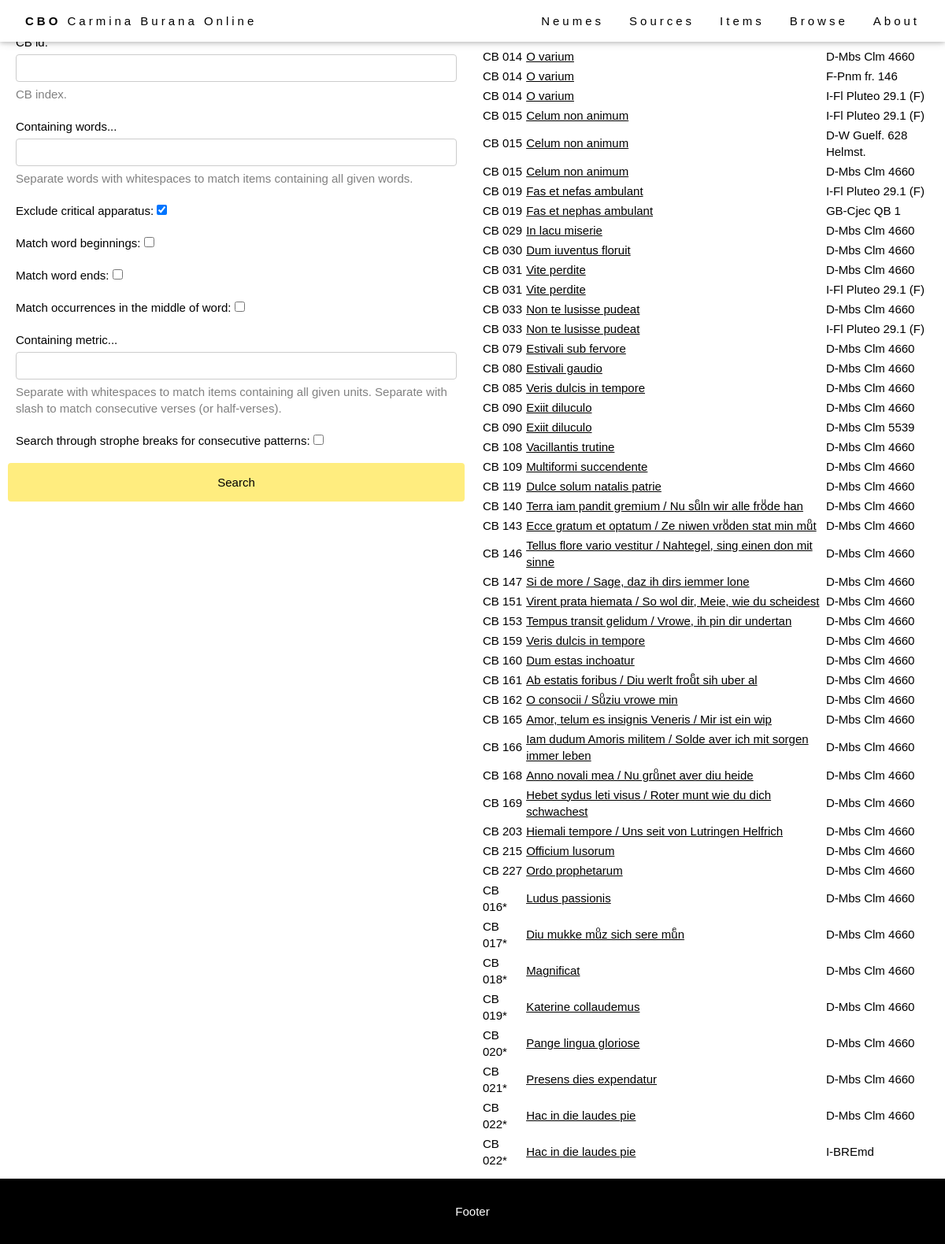
/browse/browse-item/, run on an earlier commit of the app's database.
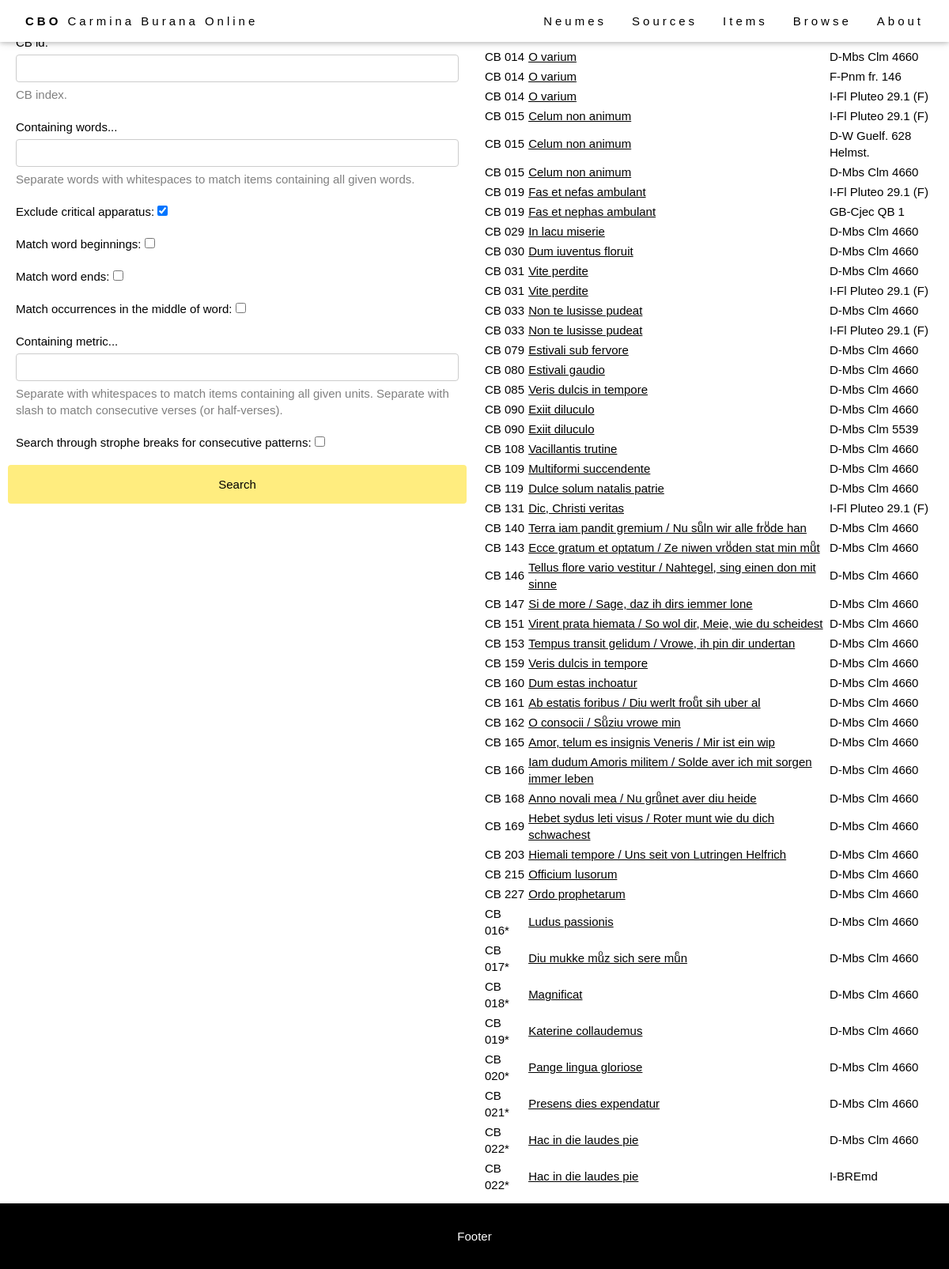
And on a later commit of the database.
### browse/models.py (models this page shows, shortened)
class Item(models.Model):
    abstract_item = models.ForeignKey(AbstractItem, on_delete=models.PROTECT, null=True)
    source = models.ForeignKey(Source, on_delete=models.RESTRICT, null=True)
    foliation_start = models.CharField(max_length=64, help_text="First folio occupied by the item in the source.")
    foliation_end = models.CharField(max_length=64, help_text="Last folio occupied by the item in the source.")
    title = models.CharField(max_length=256, help_text="Title of the item (incipit).")
    language = models.ManyToManyField(Language)
    file = models.CharField(max_length=64, help_text="Filename (without extensions).", null=True)
    IIIF_canvasIndex = models.CharField(max_length=256, help_text="IIIF canvas index of the item.", blank=True)
    alternative_img_link = models.CharField(max_length=1024, help_text="Alternative link for source images (if IIIF is not available).", blank=True)
    class Meta:
        ordering = [Length('abstract_item__cb_id'), 'abstract_item__cb_id']
    def get_absolute_url(self):
        return reverse('item-detail', args=[str(self.pk)])

class AbstractItem(models.Model):
    cb_id = models.CharField(max_length=10, help_text="Number of the item.")
    theme = models.ManyToManyField(Theme)
    genre = models.ForeignKey(Genre, on_delete=models.SET_NULL, null=True)
    text_type = models.ManyToManyField(TextType, through="TextTypeSpecification")
    class Meta:
        ordering = [Length('cb_id'), 'cb_id']

class Source(models.Model):
    bib_id = models.CharField(max_length=128, unique=True, help_text="The source identifier.")
    nick_name = models.CharField(max_length=128, help_text="The source name.", blank=True)
    country = models.CharField(max_length=256, help_text="The source location (country).")
    location = models.CharField(max_length=256, help_text="The source location (institution).")
    century = models.CharField(max_length=256, help_text="The source century.", blank=True)
    notation = models.CharField(max_length=256, help_text="The source notation type (for musical notation only).", blank=True)
    url = models.CharField(max_length=512, help_text="External url to access the source images.", blank=True)
    concordances = models.TextField(help_text="Concordances with the Codex Buranus.", blank=True)
    notes = models.TextField(help_text="Additional notes on the source.", blank=True)
    IIIF_manifest = models.CharField(max_length=1024, help_text="URL of the IIIF manifest.", blank=True)
    class Meta:
        ordering = ['country', 'location', 'bib_id']

### browse/views.py (the view)
# urls.py: path('browse-item/', views.browse_item, name='browse_item'),
def browse_item(request):
    if request.method == "POST":
        form = BrowseItemForm(request.POST)
        if form.is_valid():
            items = Item.objects.all()
            if len(form.cleaned_data['cb_id']):
                cb_id = form.cleaned_data['cb_id']
                items = Item.objects.filter(abstract_item__cb_id=cb_id)
            if len(form.cleaned_data['words']):
                words = form.cleaned_data['words'].split(" ")
                exclude_apparatus = form.cleaned_data['exclude_apparatus']
                match_word_beginning = form.cleaned_data['match_word_beginning']
                match_word_end = form.cleaned_data['match_word_end']
                match_word_middle = form.cleaned_data['match_word_middle']
                items = [item for item in items if item.contains_words(words,
                                                                       exclude_apparatus=exclude_apparatus,
                                                                       match_word_beginning=match_word_beginning,
                                                                       match_word_end=match_word_end,
                                                                       match_word_middle=match_word_middle)
                         ]
            if len(form.cleaned_data['metrics']):
                metrics = form.cleaned_data['metrics'].split(" ")
                through_strophe_break = form.cleaned_data['through_strophe_break']
                items = [item for item in items if item.contains_metrics(metrics,
                                                                         through_strophe_break=through_strophe_break)
                         ]
            return render(request, "browse_item.html", {"form": form, "items": items})
    else:
        form = BrowseItemForm()
    return render(request, "browse_item.html", {"form": form, "items": Item.objects.all()})

### browse/forms.py
class BrowseItemForm(forms.Form):
    template_name = "form_snippet.html"
    cb_id = forms.CharField(max_length=16, label="CB id", help_text="CB index.", required=False)
    words = forms.CharField(max_length=2048, label="Containing words...", help_text="Separate words with whitespaces to match items containing all given words.", required=False)
    exclude_apparatus = forms.BooleanField(initial=True, required=False, label="Exclude critical apparatus")
    match_word_beginning = forms.BooleanField(initial=False, required=False, label="Match word beginnings")
    match_word_end = forms.BooleanField(initial=False, required=False, label="Match word ends")
    match_word_middle = forms.BooleanField(initial=False, required=False, label="Match occurrences in the middle of word")
    metrics = forms.CharField(max_length=2048, label="Containing metric...", help_text="Separate with whitespaces to match items containing all given units.\nSeparate with slash to match consecutive verses (or half-verses).", required=False)
    through_strophe_break = forms.BooleanField(initial=False, required=False, label="Search through strophe breaks for consecutive patterns")

### templates/browse_item.html (shortened to what this page needs)
{% extends "base_generic.html" %}
{% block content %}
<div class="flex-column" style="flex: 50%">
  <div class="formContainer">
    <form action="/browse/browse-item/" method="post">
      {{ form }}
      <input class="cbo-button" type="submit" value="Search">
    </form>
  </div>
</div>
<div class="flex-column" style="flex: 50%">
  <div class="browseResult">
    {% if items %}
    <table style="width: 100%;">
      <tr>
        <th>CB #</th>
        <th>Title</th>
        <th>Source</th>
      </tr>
      {% for item in items %}
      <tr>
        <td>CB {{ item.abstract_item.cb_id }}</td>
        <td><a href="{{ item.get_absolute_url }}">{{ item.title }}</a></td>
        <td>{{ item.source.bib_id }}</td>
      </tr>
      {% endfor %}
    </table>
    {% else %}
    <p>There are no matching items.</p>
    {% endif %}
  </div>
</div>
{% endblock %}

What changed in the data, as far as the page shows it:
added Item: abstract_item.cb_id "131", title "Dic, Christi veritas", source.bib_id "I-Fl Pluteo 29.1 (F)"
